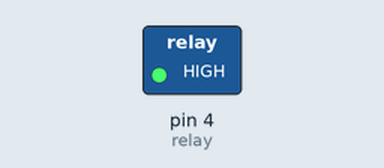
Recording of a sketch running on a simulated Arduino Uno, built with avr-gcc and run on an emulated ATmega328P. Shown: switched loads named in the sketch (green lamp = pin HIGH).

Above: at 2.5 s.
At 6.5 s:
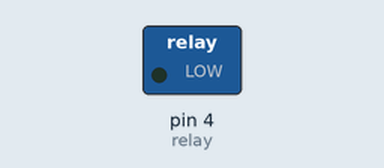
Timing chart, 0 to 10.4 s (numbered marks = the images above):
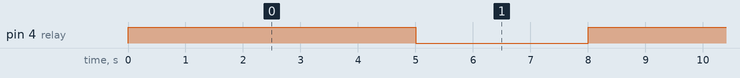

Measured:
- by itself, pin 4 (relay): alternates HIGH for 5.0 s and LOW for 3.0 s

The sketch:

fan.ino
```cpp
int relay=4;

void setup() {
  pinMode(relay, OUTPUT);

}

void loop() {
  digitalWrite(relay, HIGH);
  delay(5000);
  digitalWrite(relay, LOW);
  delay(3000);
}
```
